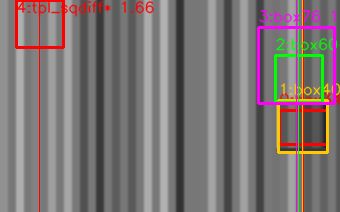
#> input picture captcha-lab/gap_debug.png, 340 x 212 px
$ python -i gap.py   (imports and definitions only)   (older library calls are emulated)
#> lines starting #> are read from the running program, lines starting #| are printed output that depends on the picture; after the words box and inside, x2 and y2 are one past the last pixel; in counts of white or black regions, pixels touching at a corner belong together
#> further down, picture is the input picture: shape (212, 340, 3); mean B, G, R 116.3, 117, 125.2
"""
拼图滑块验证码 —— 缺口定位（多策略融合）

支持三种输入形态：
  1) 只有带缺口的背景图          -> locate(bg)
  2) 背景图 + 滑块小图(png/jpg)   -> locate(bg, piece)
  3) 带缺口背景 + 无缺口完整背景  -> locate(bg, full_bg=full)   (最准，差分法)

输出 Candidate 列表，按置信度排序；工程上取 top1，失败再取 top2/top3 重试。
"""
from __future__ import annotations

import cv2
import numpy as np
from dataclasses import dataclass, field
from typing import List, Optional, Tuple


@dataclass
class Candidate:
    x: int
    y: int
    w: int
    h: int
    score: float = 0.0
    method: str = ""
    extra: dict = field(default_factory=dict)

    @property
    def cx(self) -> float:
        return self.x + self.w / 2.0

    @property
    def cy(self) -> float:
        return self.y + self.h / 2.0

    @property
    def rect(self) -> Tuple[int, int, int, int]:
        return self.x, self.y, self.w, self.h


# --------------------------------------------------------------------------- #
# 基础工具
# --------------------------------------------------------------------------- #
# [15 lines left out: functions imread_any, to_bgr, not called in this run]


def _edges(bgr: np.ndarray, lo: int = 70, hi: int = 190) -> np.ndarray:
#> called with lo = 70, hi = 190
    gray = cv2.cvtColor(bgr, cv2.COLOR_BGR2GRAY)
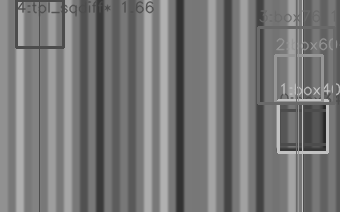
#> gray: shape (212, 340); min 40, max 194, mean 119.4
    gray = cv2.GaussianBlur(gray, (3, 3), 0)
    e = cv2.Canny(gray, lo, hi)
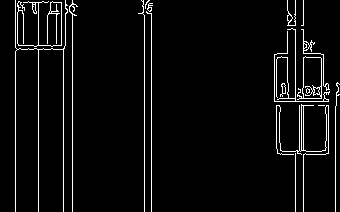
#> e: shape (212, 340); 4.5% white in thin lines or dots
    k = cv2.getStructuringElement(cv2.MORPH_RECT, (3, 3))
    return cv2.morphologyEx(e, cv2.MORPH_CLOSE, k, iterations=2)
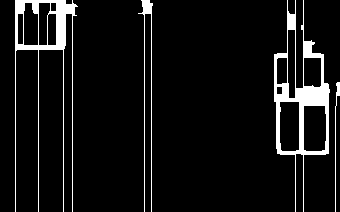
#> returned value: shape (212, 340); 7.4% white; 4 white regions, box (x1, y1, x2, y2) and area: (274, 0, 330, 212) 2642, (15, 0, 78, 212) 2015, (138, 0, 153, 212) 534, (335, 82, 340, 212) 165


# [435 lines left out: functions _size_ok, _edge_density, _strategy_canny, _strategy_projection, _strategy_template, _strategy_diff and 11 more, not called in this run]


# [14 lines not run here, left out]

>>> import cv2
>>> picture = cv2.imread('../../../captcha-lab/gap_debug.png')
>>> result = _edges(picture)

$ run again, on hk-project-clean/captcha-lab/out/sample/bg.png
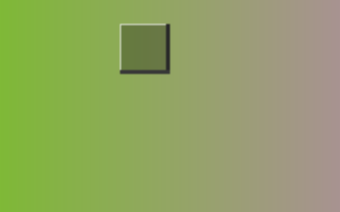
#> input picture hk-project-clean/captcha-lab/out/sample/bg.png, 340 x 212 px
#> picture is the input picture: shape (212, 340, 3); mean B, G, R 98.7, 163.6, 145.5
#> in _edges, `e = cv2.Canny(gray, lo, hi)`:
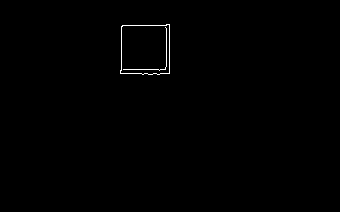
#> e: shape (212, 340); 0.39% white in thin lines or dots, all inside (x1, y1, x2, y2) = (120, 24, 170, 75)
#> in _edges, `return cv2.morphologyEx(e, cv2.MORPH_CLOSE, k, iterations=2)`:
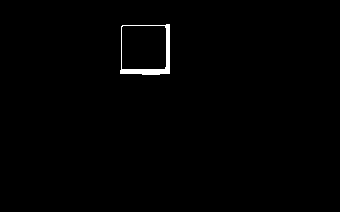
#> returned value: shape (212, 340); 0.75% white; 1 white region, box (x1, y1, x2, y2) and area: (120, 24, 170, 75) 539
